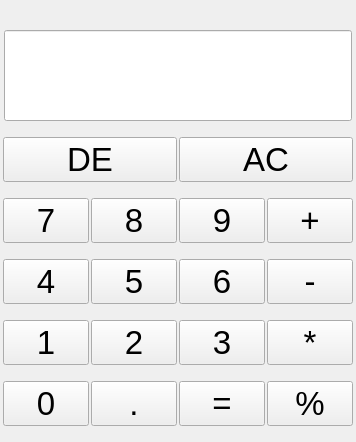
<?xml version="1.0" encoding="UTF-8"?>
<ui version="4.0">
 <class>Widget</class>
 <widget class="QWidget" name="Widget">
  <property name="geometry">
   <rect>
    <x>0</x>
    <y>0</y>
    <width>356</width>
    <height>442</height>
   </rect>
  </property>
  <property name="sizePolicy">
   <sizepolicy hsizetype="Preferred" vsizetype="Preferred">
    <horstretch>0</horstretch>
    <verstretch>0</verstretch>
   </sizepolicy>
  </property>
  <property name="cursor">
   <cursorShape>ArrowCursor</cursorShape>
  </property>
  <property name="windowTitle">
   <string>Widget</string>
  </property>
  <widget class="QLineEdit" name="lineEdit">
   <property name="geometry">
    <rect>
     <x>4</x>
     <y>30</y>
     <width>348</width>
     <height>91</height>
    </rect>
   </property>
   <property name="font">
    <font>
     <pointsize>25</pointsize>
     <weight>75</weight>
     <bold>true</bold>
    </font>
   </property>
   <property name="alignment">
    <set>Qt::AlignRight|Qt::AlignTrailing|Qt::AlignVCenter</set>
   </property>
  </widget>
  <widget class="QWidget" name="widget" native="true">
   <property name="geometry">
    <rect>
     <x>0</x>
     <y>120</y>
     <width>356</width>
     <height>327</height>
    </rect>
   </property>
   <layout class="QGridLayout" name="gridLayout">
    <property name="leftMargin">
     <number>3</number>
    </property>
    <property name="topMargin">
     <number>3</number>
    </property>
    <property name="rightMargin">
     <number>3</number>
    </property>
    <property name="bottomMargin">
     <number>3</number>
    </property>
    <property name="spacing">
     <number>2</number>
    </property>
    <item row="0" column="0" colspan="2">
     <widget class="QPushButton" name="back">
      <property name="sizePolicy">
       <sizepolicy hsizetype="Minimum" vsizetype="Fixed">
        <horstretch>48</horstretch>
        <verstretch>36</verstretch>
       </sizepolicy>
      </property>
      <property name="font">
       <font>
        <pointsize>25</pointsize>
        <weight>50</weight>
        <bold>false</bold>
       </font>
      </property>
      <property name="cursor">
       <cursorShape>ArrowCursor</cursorShape>
      </property>
      <property name="styleSheet">
       <string notr="true">:hover {background-color: rgb(242, 255, 151);}</string>
      </property>
      <property name="text">
       <string>DE</string>
      </property>
      <property name="autoRepeatInterval">
       <number>100</number>
      </property>
     </widget>
    </item>
    <item row="0" column="2" colspan="2">
     <widget class="QPushButton" name="clear">
      <property name="sizePolicy">
       <sizepolicy hsizetype="Minimum" vsizetype="Fixed">
        <horstretch>48</horstretch>
        <verstretch>36</verstretch>
       </sizepolicy>
      </property>
      <property name="font">
       <font>
        <pointsize>25</pointsize>
        <weight>50</weight>
        <bold>false</bold>
       </font>
      </property>
      <property name="styleSheet">
       <string notr="true">:hover {background-color: rgb(242, 255, 151);}</string>
      </property>
      <property name="text">
       <string>AC</string>
      </property>
     </widget>
    </item>
    <item row="1" column="0">
     <widget class="QPushButton" name="num_7">
      <property name="sizePolicy">
       <sizepolicy hsizetype="Minimum" vsizetype="Fixed">
        <horstretch>48</horstretch>
        <verstretch>36</verstretch>
       </sizepolicy>
      </property>
      <property name="font">
       <font>
        <pointsize>25</pointsize>
        <weight>50</weight>
        <bold>false</bold>
       </font>
      </property>
      <property name="styleSheet">
       <string notr="true">:hover {background-color: rgb(242, 255, 151);}</string>
      </property>
      <property name="text">
       <string>7</string>
      </property>
     </widget>
    </item>
    <item row="1" column="1">
     <widget class="QPushButton" name="num_8">
      <property name="sizePolicy">
       <sizepolicy hsizetype="Minimum" vsizetype="Fixed">
        <horstretch>48</horstretch>
        <verstretch>36</verstretch>
       </sizepolicy>
      </property>
      <property name="font">
       <font>
        <pointsize>25</pointsize>
        <weight>50</weight>
        <bold>false</bold>
       </font>
      </property>
      <property name="styleSheet">
       <string notr="true">:hover {background-color: rgb(242, 255, 151);}</string>
      </property>
      <property name="text">
       <string>8</string>
      </property>
     </widget>
    </item>
    <item row="1" column="2">
     <widget class="QPushButton" name="num_9">
      <property name="sizePolicy">
       <sizepolicy hsizetype="Minimum" vsizetype="Fixed">
        <horstretch>48</horstretch>
        <verstretch>36</verstretch>
       </sizepolicy>
      </property>
      <property name="font">
       <font>
        <pointsize>25</pointsize>
        <weight>50</weight>
        <bold>false</bold>
       </font>
      </property>
      <property name="styleSheet">
       <string notr="true">:hover {background-color: rgb(242, 255, 151);}</string>
      </property>
      <property name="text">
       <string>9</string>
      </property>
     </widget>
    </item>
    <item row="1" column="3">
     <widget class="QPushButton" name="sum">
      <property name="sizePolicy">
       <sizepolicy hsizetype="Minimum" vsizetype="Fixed">
        <horstretch>48</horstretch>
        <verstretch>36</verstretch>
       </sizepolicy>
      </property>
      <property name="font">
       <font>
        <pointsize>25</pointsize>
        <weight>50</weight>
        <bold>false</bold>
       </font>
      </property>
      <property name="styleSheet">
       <string notr="true">:hover {background-color: rgb(242, 255, 151);}</string>
      </property>
      <property name="text">
       <string>+</string>
      </property>
     </widget>
    </item>
    <item row="2" column="0">
     <widget class="QPushButton" name="num_4">
      <property name="sizePolicy">
       <sizepolicy hsizetype="Minimum" vsizetype="Fixed">
        <horstretch>48</horstretch>
        <verstretch>36</verstretch>
       </sizepolicy>
      </property>
      <property name="font">
       <font>
        <pointsize>25</pointsize>
        <weight>50</weight>
        <bold>false</bold>
       </font>
      </property>
      <property name="styleSheet">
       <string notr="true">:hover {background-color: rgb(242, 255, 151);}</string>
      </property>
      <property name="text">
       <string>4</string>
      </property>
     </widget>
    </item>
    <item row="2" column="1">
     <widget class="QPushButton" name="num_5">
      <property name="sizePolicy">
       <sizepolicy hsizetype="Minimum" vsizetype="Fixed">
        <horstretch>48</horstretch>
        <verstretch>36</verstretch>
       </sizepolicy>
      </property>
      <property name="font">
       <font>
        <pointsize>25</pointsize>
        <weight>50</weight>
        <bold>false</bold>
       </font>
      </property>
      <property name="styleSheet">
       <string notr="true">:hover {background-color: rgb(242, 255, 151);}</string>
      </property>
      <property name="text">
       <string>5</string>
      </property>
     </widget>
    </item>
    <item row="2" column="2">
     <widget class="QPushButton" name="num_6">
      <property name="sizePolicy">
       <sizepolicy hsizetype="Minimum" vsizetype="Fixed">
        <horstretch>48</horstretch>
        <verstretch>36</verstretch>
       </sizepolicy>
      </property>
      <property name="font">
       <font>
        <pointsize>25</pointsize>
        <weight>50</weight>
        <bold>false</bold>
       </font>
      </property>
      <property name="styleSheet">
       <string notr="true">:hover {background-color: rgb(242, 255, 151);}</string>
      </property>
      <property name="text">
       <string>6</string>
      </property>
     </widget>
    </item>
    <item row="2" column="3">
     <widget class="QPushButton" name="sub">
      <property name="sizePolicy">
       <sizepolicy hsizetype="Minimum" vsizetype="Fixed">
        <horstretch>48</horstretch>
        <verstretch>36</verstretch>
       </sizepolicy>
      </property>
      <property name="font">
       <font>
        <pointsize>25</pointsize>
        <weight>50</weight>
        <bold>false</bold>
       </font>
      </property>
      <property name="styleSheet">
       <string notr="true">:hover {background-color: rgb(242, 255, 151);}</string>
      </property>
      <property name="text">
       <string>-</string>
      </property>
     </widget>
    </item>
    <item row="3" column="0">
     <widget class="QPushButton" name="num_1">
      <property name="sizePolicy">
       <sizepolicy hsizetype="Minimum" vsizetype="Fixed">
        <horstretch>48</horstretch>
        <verstretch>36</verstretch>
       </sizepolicy>
      </property>
      <property name="font">
       <font>
        <pointsize>25</pointsize>
        <weight>50</weight>
        <bold>false</bold>
       </font>
      </property>
      <property name="styleSheet">
       <string notr="true">:hover {background-color: rgb(242, 255, 151);}</string>
      </property>
      <property name="text">
       <string>1</string>
      </property>
     </widget>
    </item>
    <item row="3" column="1">
     <widget class="QPushButton" name="num_2">
      <property name="sizePolicy">
       <sizepolicy hsizetype="Minimum" vsizetype="Fixed">
        <horstretch>48</horstretch>
        <verstretch>36</verstretch>
       </sizepolicy>
      </property>
      <property name="font">
       <font>
        <pointsize>25</pointsize>
        <weight>50</weight>
        <bold>false</bold>
       </font>
      </property>
      <property name="styleSheet">
       <string notr="true">:hover {background-color: rgb(242, 255, 151);}</string>
      </property>
      <property name="text">
       <string>2</string>
      </property>
     </widget>
    </item>
    <item row="3" column="2">
     <widget class="QPushButton" name="num_3">
      <property name="sizePolicy">
       <sizepolicy hsizetype="Minimum" vsizetype="Fixed">
        <horstretch>48</horstretch>
        <verstretch>36</verstretch>
       </sizepolicy>
      </property>
      <property name="font">
       <font>
        <pointsize>25</pointsize>
        <weight>50</weight>
        <bold>false</bold>
       </font>
      </property>
      <property name="styleSheet">
       <string notr="true">:hover {background-color: rgb(242, 255, 151);}</string>
      </property>
      <property name="text">
       <string>3</string>
      </property>
     </widget>
    </item>
    <item row="3" column="3">
     <widget class="QPushButton" name="mul">
      <property name="sizePolicy">
       <sizepolicy hsizetype="Minimum" vsizetype="Fixed">
        <horstretch>48</horstretch>
        <verstretch>36</verstretch>
       </sizepolicy>
      </property>
      <property name="font">
       <font>
        <pointsize>25</pointsize>
        <weight>50</weight>
        <bold>false</bold>
       </font>
      </property>
      <property name="styleSheet">
       <string notr="true">:hover {background-color: rgb(242, 255, 151);}</string>
      </property>
      <property name="text">
       <string>*</string>
      </property>
     </widget>
    </item>
    <item row="4" column="0">
     <widget class="QPushButton" name="num_0">
      <property name="sizePolicy">
       <sizepolicy hsizetype="Minimum" vsizetype="Fixed">
        <horstretch>48</horstretch>
        <verstretch>36</verstretch>
       </sizepolicy>
      </property>
      <property name="font">
       <font>
        <pointsize>25</pointsize>
        <weight>50</weight>
        <bold>false</bold>
       </font>
      </property>
      <property name="styleSheet">
       <string notr="true">:hover {background-color: rgb(242, 255, 151);}
</string>
      </property>
      <property name="text">
       <string>0</string>
      </property>
     </widget>
    </item>
    <item row="4" column="1">
     <widget class="QPushButton" name="point">
      <property name="sizePolicy">
       <sizepolicy hsizetype="Minimum" vsizetype="Fixed">
        <horstretch>48</horstretch>
        <verstretch>36</verstretch>
       </sizepolicy>
      </property>
      <property name="font">
       <font>
        <pointsize>25</pointsize>
        <weight>50</weight>
        <bold>false</bold>
       </font>
      </property>
      <property name="styleSheet">
       <string notr="true">:hover {background-color: rgb(242, 255, 151);}</string>
      </property>
      <property name="text">
       <string>.</string>
      </property>
     </widget>
    </item>
    <item row="4" column="2">
     <widget class="QPushButton" name="equal">
      <property name="sizePolicy">
       <sizepolicy hsizetype="Minimum" vsizetype="Fixed">
        <horstretch>48</horstretch>
        <verstretch>36</verstretch>
       </sizepolicy>
      </property>
      <property name="font">
       <font>
        <pointsize>25</pointsize>
        <weight>50</weight>
        <bold>false</bold>
       </font>
      </property>
      <property name="styleSheet">
       <string notr="true">:hover {background-color: rgb(242, 255, 151);}</string>
      </property>
      <property name="text">
       <string>=</string>
      </property>
     </widget>
    </item>
    <item row="4" column="3">
     <widget class="QPushButton" name="dvi">
      <property name="sizePolicy">
       <sizepolicy hsizetype="Minimum" vsizetype="Fixed">
        <horstretch>48</horstretch>
        <verstretch>36</verstretch>
       </sizepolicy>
      </property>
      <property name="font">
       <font>
        <pointsize>25</pointsize>
        <weight>50</weight>
        <bold>false</bold>
       </font>
      </property>
      <property name="styleSheet">
       <string notr="true">:hover {background-color: rgb(242, 255, 151);}</string>
      </property>
      <property name="text">
       <string>%</string>
      </property>
     </widget>
    </item>
   </layout>
  </widget>
 </widget>
 <layoutdefault spacing="6" margin="11"/>
 <resources/>
 <connections/>
</ui>
